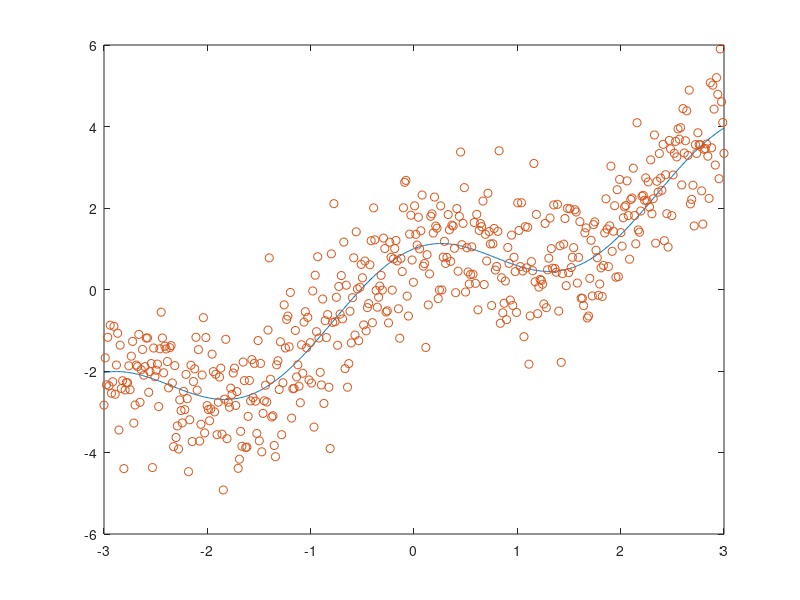

Write MATLAB code to recreate this figure.
num_datapoints = 500;
x = linspace(-3,3,num_datapoints);

m = cos(2*x)+x;
% True function
a=zeros(3,1);
a(1) = plot(x,m)
% Add noise
factor = 1;
y = m + randn(size(m))*factor;
hold on
a(2) = plot(x,y,'o')
hold off
global x;
global y;